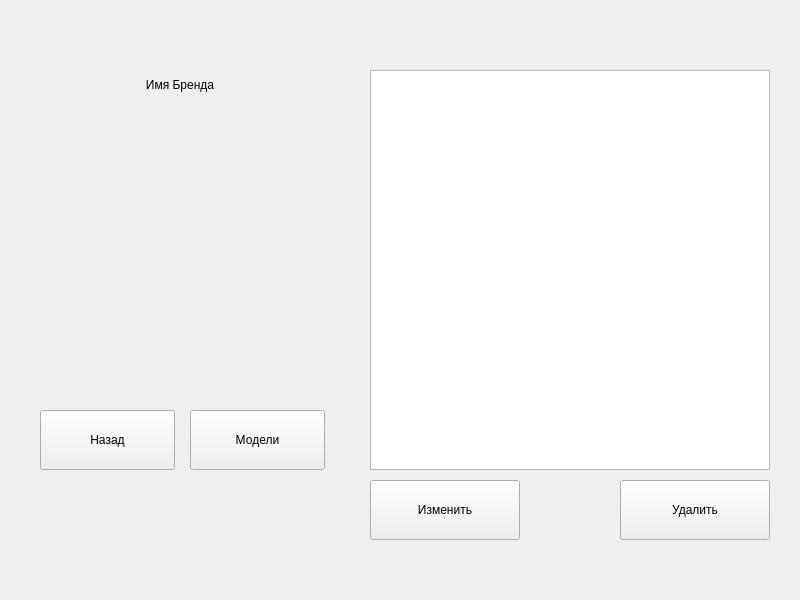
<?xml version="1.0" encoding="UTF-8"?>
<ui version="4.0">
 <class>MainWindow</class>
 <widget class="QMainWindow" name="MainWindow">
  <property name="geometry">
   <rect>
    <x>0</x>
    <y>0</y>
    <width>800</width>
    <height>600</height>
   </rect>
  </property>
  <property name="windowTitle">
   <string>MainWindow</string>
  </property>
  <widget class="QWidget" name="centralwidget">
   <widget class="QTableView" name="InfoTable">
    <property name="geometry">
     <rect>
      <x>370</x>
      <y>70</y>
      <width>400</width>
      <height>400</height>
     </rect>
    </property>
   </widget>
   <widget class="QLabel" name="BrandNameLabel">
    <property name="geometry">
     <rect>
      <x>30</x>
      <y>70</y>
      <width>300</width>
      <height>30</height>
     </rect>
    </property>
    <property name="text">
     <string>Имя Бренда</string>
    </property>
    <property name="alignment">
     <set>Qt::AlignCenter</set>
    </property>
   </widget>
   <widget class="QLabel" name="BrandLogoLabel">
    <property name="geometry">
     <rect>
      <x>30</x>
      <y>100</y>
      <width>300</width>
      <height>300</height>
     </rect>
    </property>
    <property name="text">
     <string/>
    </property>
    <property name="pixmap">
     <pixmap>C:/Users/T/Pictures/c063ae84ea55308794074b136333b0ed~c5_720x720.jpeg</pixmap>
    </property>
    <property name="scaledContents">
     <bool>true</bool>
    </property>
   </widget>
   <widget class="QPushButton" name="BackButton">
    <property name="geometry">
     <rect>
      <x>40</x>
      <y>410</y>
      <width>135</width>
      <height>60</height>
     </rect>
    </property>
    <property name="text">
     <string>Назад</string>
    </property>
   </widget>
   <widget class="QPushButton" name="NextButton">
    <property name="geometry">
     <rect>
      <x>190</x>
      <y>410</y>
      <width>135</width>
      <height>60</height>
     </rect>
    </property>
    <property name="text">
     <string>Модели</string>
    </property>
   </widget>
   <widget class="QPushButton" name="EditButton">
    <property name="geometry">
     <rect>
      <x>370</x>
      <y>480</y>
      <width>150</width>
      <height>60</height>
     </rect>
    </property>
    <property name="text">
     <string>Изменить</string>
    </property>
   </widget>
   <widget class="QPushButton" name="DeleteButton">
    <property name="geometry">
     <rect>
      <x>620</x>
      <y>480</y>
      <width>150</width>
      <height>60</height>
     </rect>
    </property>
    <property name="text">
     <string>Удалить</string>
    </property>
   </widget>
  </widget>
 </widget>
 <resources/>
 <connections/>
</ui>
